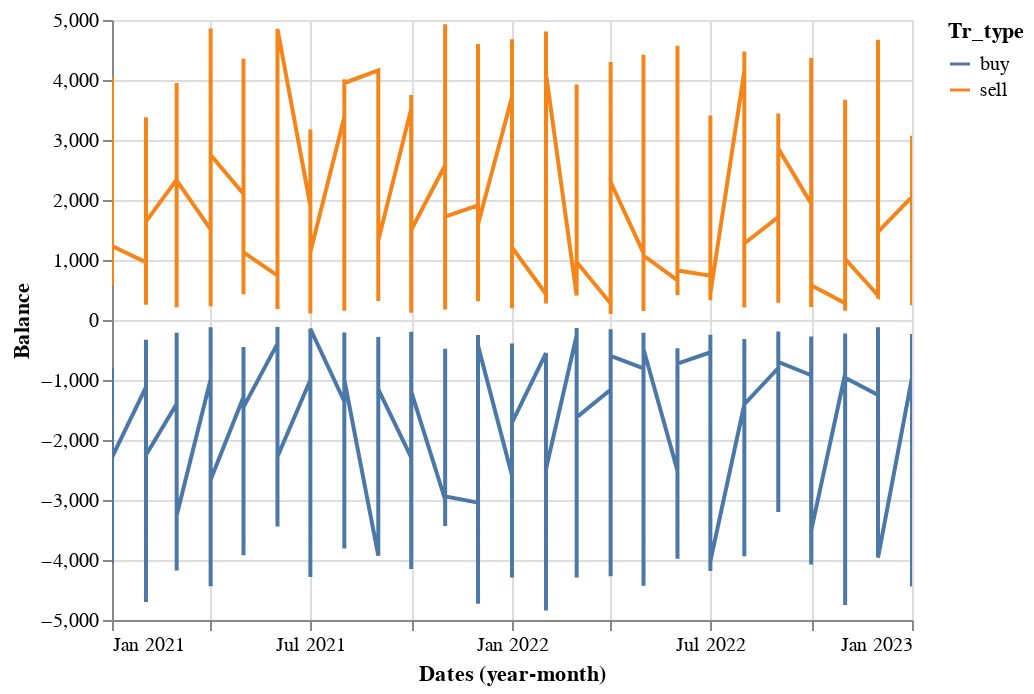

Write notebook code for a chart like this one.
### Code cell
#BAlance vs dates 
input_dropdown = alt.binding_select(options=['gold','iron','nickel','silver'], name='Asset')
selection = alt.selection_single(fields=['Assets'], bind=input_dropdown)
alt.Chart(df).mark_line().encode( 
    x='yearmonth(Dates):T',
    y = 'Balance',  color = 'Tr_type',
    tooltip = 'Balance').add_selection(
  selection
).transform_filter(selection).interactive()

### Figure 1 — Vega-Lite specification as saved in the notebook (floating-point values rounded to 4 significant figures; data arrays with more than 128 entries replaced by an {"elided": "..."} marker saying what was removed)
{"config": {"view": {"continuousWidth": 400, "continuousHeight": 300}}, "data": {"name": "data-5edddd422d2bc58d3902e396aab7e2b0"}, "mark": "line", "encoding": {"color": {"field": "Tr_type", "type": "nominal"}, "tooltip": {"field": "Balance", "type": "quantitative"}, "x": {"field": "Dates", "timeUnit": "yearmonth", "type": "temporal"}, "y": {"field": "Balance", "type": "quantitative"}}, "selection": {"selector041": {"type": "single", "fields": ["Assets"], "bind": {"input": "select", "options": ["gold", "iron", "nickel", "silver"], "name": "Asset"}}, "selector042": {"type": "interval", "bind": "scales", "encodings": ["x", "y"]}}, "transform": [{"filter": {"selection": "selector041"}}], "$schema": "https://vega.github.io/schema/vega-lite/v4.17.0.json", "datasets": {"data-5edddd422d2bc58d3902e396aab7e2b0": {"elided": "1000 records"}}}
